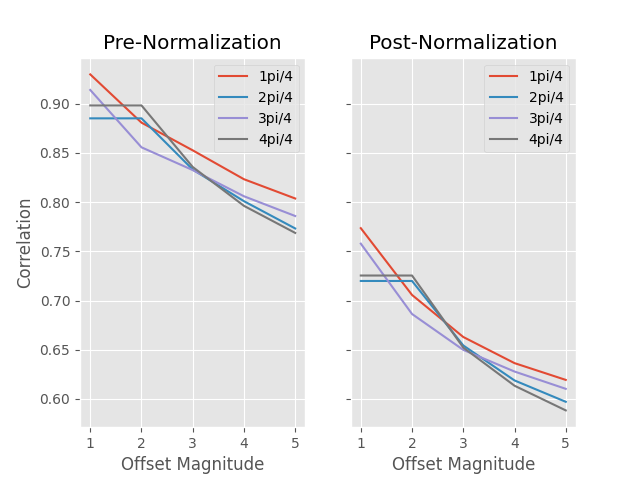

Recreate this plot in Python.
import matplotlib.pyplot as plt
import math
import numpy as np
from collections import defaultdict
from data_helper import load_data
from skimage.feature import greycomatrix, greycoprops


def pixel_correlation(img, distances, angles):
    """
    Calculate and return the correlation for the given distances and angles
    """

    co_matrices = greycomatrix(image=img, distances=distances, angles=angles)
    corrs = defaultdict(list)
    full_corr = greycoprops(co_matrices, 'correlation')
    for d_idx, distance in enumerate(distances):
        for a_idx, angle in enumerate(angles):
            corr_d_a = full_corr[d_idx][a_idx]
            corrs[angle].append(corr_d_a)

    return corrs

def normalize(center, neighbors, gamma, sigma, n):
    """
    :param center: center of receptive field
    :param neighbors: pixels to normalize across, including the center
    :param gamma: freeform parameter
    :param sigma: freeform parameter
    :param n: freeform parameter
    :return: normalized image
    """
    num = math.pow(center, n)
    den = math.pow(sigma, n) + np.sum(np.power(neighbors, n))
    return gamma * num / den


def decorrelate_img(img, neighbor_distance=1):
    """
    Decorrelate pixels in image via normalization
    """
    rows, cols = img.shape
    decorrelated = np.zeros((rows, cols))

    for i in range(rows):
        for j in range(cols):
            low_row = max(0, i - neighbor_distance)
            up_row = min(i + neighbor_distance + 1, rows)
            low_col = max(0, j - neighbor_distance)
            up_col = min(j + neighbor_distance + 1, cols)
            neighbors = img[low_row: up_row, low_col: up_col].flatten()
            center = img[i, j]

            new_val = normalize(center, neighbors, gamma=4, sigma=2, n=2)
            decorrelated[i][j] = new_val

    return decorrelated


if __name__ == "__main__":
    img_list = load_data()
    test_img = img_list[0]
    og_corrs = pixel_correlation(test_img,
                                 distances=[1, 2, 3, 4, 5],
                                 angles=[i * np.pi / 4 for i in range(4)])

    plt.style.use('ggplot')

    fig, (ax1, ax2) = plt.subplots(1, 2, sharex=True, sharey=True)
    for i, (angle, corr_list) in enumerate(og_corrs.items()):
        ax1.plot([distance + 1 for distance in range(len(corr_list))], corr_list, label=f"{i + 1}pi/4")

    ax1.legend()
    ax1.set_title("Pre-Normalization")
    ax1.set_xlabel("Offset Magnitude")
    ax1.set_ylabel("Correlation")

    decorrelated = decorrelate_img(test_img)
    rounded = np.rint(decorrelated).astype(np.uint8)
    post_corrs = pixel_correlation(rounded,
                                   distances=[1, 2, 3, 4, 5],
                                   angles=[i * np.pi / 4 for i in range(4)])

    for i, (angle, corr_list) in enumerate(post_corrs.items()):
        ax2.plot([distance + 1 for distance in range(len(corr_list))], corr_list, label=f"{i + 1}pi/4")

    ax2.legend()
    ax2.set_title("Post-Normalization")
    ax2.set_xlabel("Offset Magnitude")
    plt.savefig("decorrelate.png")
    plt.show()
